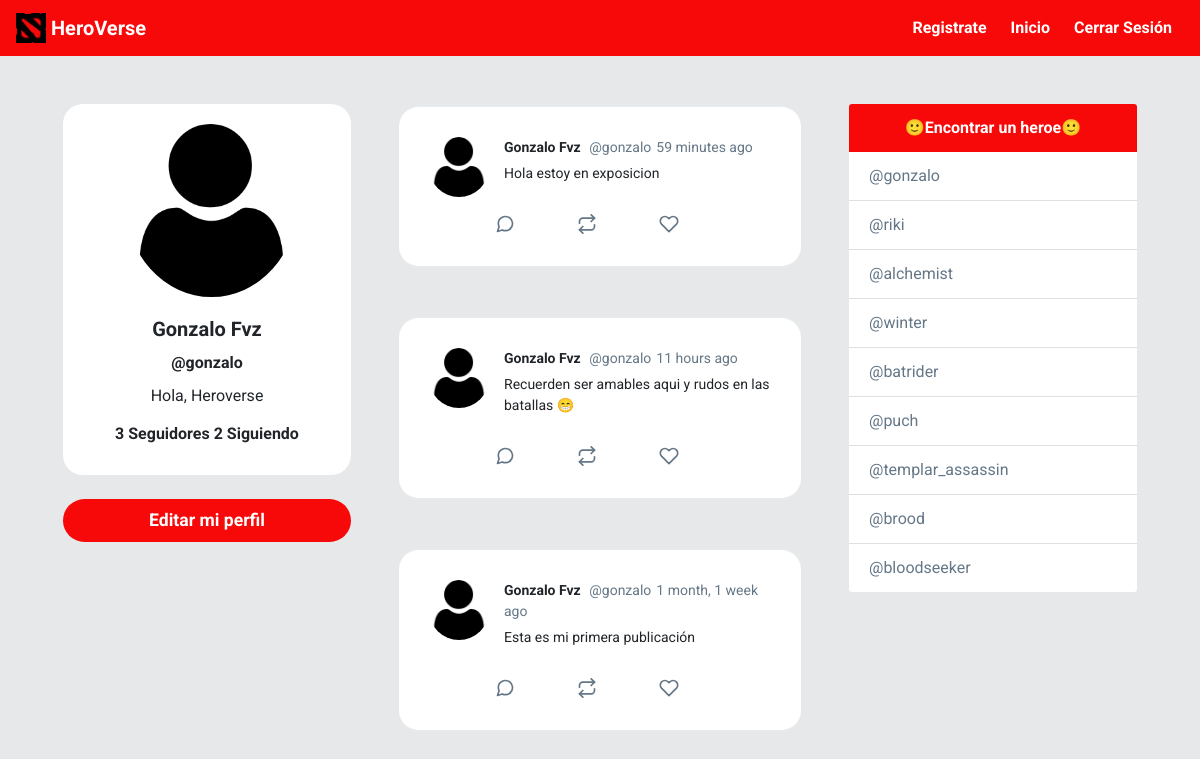
/profile/gonzalo/, run on the app's committed database.
### heroverse/models.py (models this page shows, shortened)
class Profile(models.Model):
    user = models.OneToOneField(User, on_delete=models.CASCADE)
    bio = models.CharField(default='Hola, Heroverse', max_length=100)
    image = models.ImageField(default='default.png')
    def following(self):
        user_ids = Relationship.objects.filter(from_user=self.user)\
                                    .values_list('to_user_id', flat=True)
        return User.objects.filter(id__in=user_ids)
    def followers(self):
        user_ids = Relationship.objects.filter(to_user=self.user)\
                                    .values_list('from_user_id', flat=True)
        return User.objects.filter(id__in=user_ids)

class Post(models.Model):
    timestamp = models.DateTimeField(default=timezone.now)
    content = models.TextField()
    user = models.ForeignKey(User, on_delete=models.CASCADE, related_name='posts')
    class Meta:
        ordering = ['-timestamp']

### heroverse/views.py (the view)
# urls.py: path('profile/<str:username>/', views.profile, name='profile'),
def profile(request, username):
    user = User.objects.get(username=username)
    users = User.objects.exclude(username=request.user.username)
    posts = user.posts.all()
    context = {'user': user, 'posts': posts, 'users':users}
    return render(request, 'heroverse/profile.html', context)

### heroverse/templates/heroverse/profile.html (shortened to what this page needs)
{% extends 'heroverse/layout.html' %}
{% load humanize %}
{% block content %}
{% load static %}
<div id="main" class="container-fluid d-flex">
    <div class="sidebar m-5 d-none d-md-block">
        <div class="">
            <div class="card " style="width: 18rem; text-align:center;border-radius: 20px;">
                <img class="card-img-top rounded-circle"
                    style="width:60%; position: relative;left: 62px;padding-top: 20px;" src="{{ user.profile.image.url }}"
                    alt="Card image cap">
                <div class="card-body">
                    <h5 class="card-title font-weight-bold">{{ user.first_name }}</h5>
                    <h6 class="card-title font-weight-bold">@{{ user }}</h6>
                    <p class="card-text">{{ user.profile.bio }}</p>
                    <h6 class="card-title font-weight-bold">
                        {{ user.profile.followers.count }} Seguidores
                        {{ user.profile.following.count }} Siguiendo
                    </h6>
                </div>
            </div>
            <a href="{% url 'editar' %}" id="addATweetLeft" type="button"
                style="border-radius: 30px; font-size: 1.1rem; font-weight:bold;"
                class="btn btn-lg btn-block mt-4 text-white ">Editar mi perfil</a>
        </div>
    </div>
    <div class="content">
        {% for post in posts %}
        <div id="tweetCards">
            <div class="tweet-wrap" style="border-radius:20px">
                <div class="tweet-header">
                    <img src="{{ post.user.profile.image.url }}" alt="" class="avator">
                    <div class="tweet-header-info">
                        {{ post.user.first_name }} <span>@{{ post.user }}</span><span>{{ post.timestamp|naturaltime }}
                        </span>
                        <p>{{ post.content }}</p>
                    </div>
                </div>
                <div class="tweet-info-counts">
                    <div class="comments">
                        <button style="background: white; border: none;">
                        </button>
                    </div>
                    <div class="retweets">
                        <button style="background: white; border: none;">
                        </button>
                    </div>
                    <div class="likes">
                        <button style="background: white; border: none;">
                        </button>
                    </div>
                </div>
            </div>
        </div>
        {% endfor %}
    </div>
    <div class="sidebar m-5 d-none d-xl-block">
        <div class="card" style="width: 18rem;">
            <div class="card-header">
                🙂Encontrar un heroe🙂
            </div>
            <ul class="list-group list-group-flush">
                {% for user in users %}
                    <li class="list-group-item">
                        <a href="{{ user.profile.get_absolute_url }}" style="text-decoration: none; color: #657787;">
                            @{{ user.username }}
                        </a>
                    </li>
                {% endfor %}
            </ul>
        </div>
    </div>
</div>
{% endblock content %}

### heroverse/static/css/style.css (style rules this page uses)
body { background: #E6E8E9; ; font-family: 'Asap', sans-serif; font-family: 'Roboto', sans-serif; }
img { max-width: 100%; }
.avator { border-radius: 100px; width: 60px; margin-right: 15px; }
.card { border: none; }
.card-header { background-color: #F70909 ; color: white; text-align: center; font-weight: bold; border: none; }
#main { justify-content: center; }
.tweet-wrap { max-width: 490px; background: #fff; margin: 0 auto; margin-top: 50px; border-radius: 3px; padding: 30px; border-bottom: 1px solid #e6ecf0; border-top: 1px solid #e6ecf0; }
.tweet-header { display: flex; align-items: flex-start; font-size: 14px; }
.tweet-header-info { font-weight: bold; }
.tweet-header-info span { color: #657786; font-weight: normal; margin-left: 5px; }
.tweet-header-info p { font-weight: normal; margin-top: 5px; }
.tweet-info-counts { display: flex; margin-left: 60px; margin-top: 10px; }
.tweet-info-counts div { display: flex; margin-right: 20px; }
.tweet-info-counts div svg { color: #657786; margin-right: 10px; }
.btn { background-color: #F70909 ; border-style: none; font-weight: bold; color: white; }
a:link { color: #F70909 ; text-decoration: none; }

### data on the page
Post: user.profile.image (placeholder picture), user.first_name "Gonzalo Fvz", user "gonzalo", timestamp "59 minutes ago", content "Hola estoy en exposicion"
Post: user.profile.image (placeholder picture), user.first_name "Gonzalo Fvz", user "gonzalo", timestamp "11 hours ago", content "Recuerden ser amables aqui y rudos en las batallas 😁"
Post: user.profile.image (placeholder picture), user.first_name "Gonzalo Fvz", user "gonzalo", timestamp "1 month, 1 week ago", content "Esta es mi primera publicación"

### other printed values
{{ user.first_name }} "Gonzalo Fvz"
{{ user }} "gonzalo"
{{ user.profile.bio }} "Hola, Heroverse"
{{ user.profile.followers.count }} "3"
{{ user.profile.following.count }} "2"
{{ user.username }} "gonzalo"
{{ user.username }} "riki"
{{ user.username }} "alchemist"
{{ user.username }} "winter"
{{ user.username }} "batrider"
{{ user.username }} "puch"
{{ user.username }} "templar_assassin"
{{ user.username }} "brood"
{{ user.username }} "bloodseeker"
